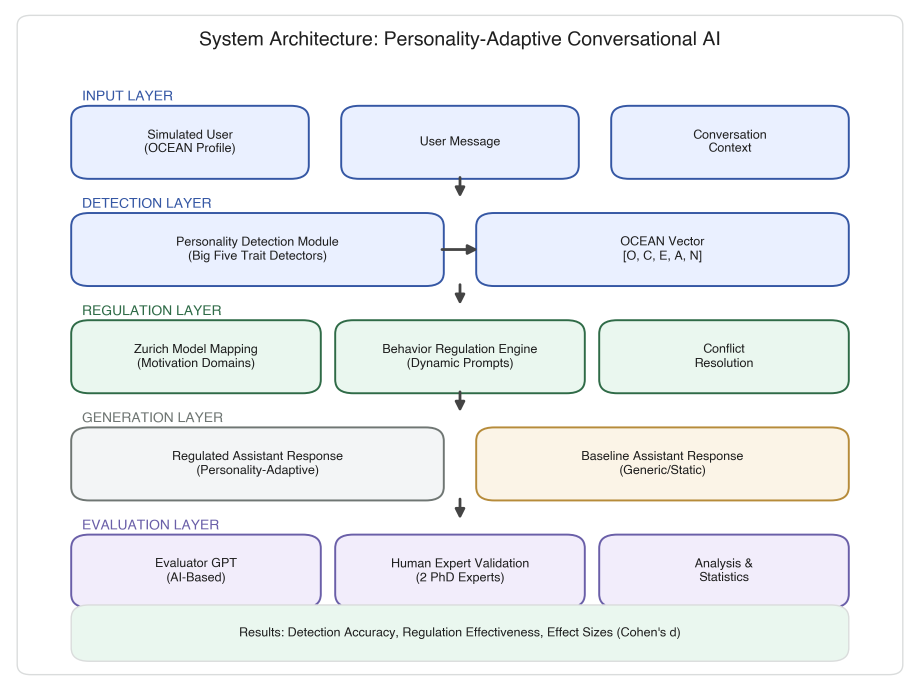
#> input picture paper2026/paper-summay/paper_submission/V8.3/figures/10_system_architecture.png, 2760 x 2070 px (shown at 1/3 size)
$ python -i renumber_and_style_figures.py   (imports and definitions only)
#> lines starting #> are read from the running program, lines starting #| are printed output that depends on the picture
#!/usr/bin/env python3
"""
Figure Renumbering and Styling Unification
Renumbers all figures sequentially and applies uniform publication style

Author: Unified Pipeline
Date: 2026
Version: 1.0
"""

import os
import shutil
from pathlib import Path
from PIL import Image, ImageDraw, ImageFont
import sys

# Figure Renumbering Scheme - Proper Sequential Order
FIGURE_RENUMBERING = {
    # System Architecture & Study Design (Figures 1-2)
    '10_system_architecture.png': ('Figure_01_System_Architecture.png', 'System Architecture Overview'),
    '11_study_design_flowchart.png': ('Figure_02_Study_Design.png', 'Study Design and Methodology'),

    # Theoretical Framework & Pipelines (Figures 3-7)
    '16_trait_to_zurich_mapping.png': ('Figure_03_Theoretical_Framework.png', 'Big Five to Zurich Model Mapping'),
    '13_data_flow_pipeline.png': ('Figure_04_Data_Flow.png', 'Data Processing Pipeline'),
    '14_detection_pipeline.png': ('Figure_05_Detection_Process.png', 'Personality Detection Process'),
    '15_regulation_prompt_assembly.png': ('Figure_06_Regulation_System.png', 'Regulation and Prompt Assembly'),
    '12_evaluation_framework.png': ('Figure_07_Evaluation_Framework.png', 'Evaluation Methodology'),

    # Statistical Results (Figures 8-13)
    '01_sample_distribution.png': ('Figure_08_Sample_Distribution.png', 'Sample Characteristics'),
    '03_performance_comparison.png': ('Figure_09_Performance_Comparison.png', 'Regulated vs Baseline Performance'),
    '04_effect_sizes.png': ('Figure_10_Effect_Sizes.png', 'Effect Sizes (Cohen\'s d)'),
    '06_personality_dimensions.png': ('Figure_11_Personality_Dimensions.png', 'OCEAN Personality Dimensions'),
    '07_personality_heatmap.png': ('Figure_12_Personality_Heatmap.png', 'Personality Vector Heatmap'),
    '08_weighted_scores.png': ('Figure_13_Weighted_Scores.png', 'Weighted Scoring Analysis'),

    # Remove these duplicates/redundant figures
    '10_system_overview.png': None,  # Use detailed version instead
    '11_study_workflow.png': None,   # Use detailed version instead
    '02_missing_data_heatmap.png': None,  # Redundant
    '05_percentage_improvement.png': None,  # Redundant with effect sizes
    '09_total_score_boxplot.png': None,  # Redundant
}

# Publication Style Configuration
STYLE_CONFIG = {
    'dpi': 300,
    'max_width': 2400,  # 8 inches at 300 DPI
    'max_height': 1800,  # 6 inches at 300 DPI
    'border_width': 3,
    'border_color': (220, 220, 220),  # Light gray
    'background': (255, 255, 255),  # White
    'quality': 95
}


def apply_uniform_style(input_path, output_path, config=STYLE_CONFIG):
    """
    Apply uniform publication-quality styling to figure.

    - Ensures 300 DPI
    - Resizes to fit publication standards
    - Adds subtle professional border
    - Optimizes for print quality
    - Ensures white background
    """
#> called with input_path = 'figures/10_system_architecture.png', output_path = 'out.png'
    try:
        img = Image.open(input_path)
#> img is the input picture: PIL image 2760x2070 RGBA; mean R, G, B, A 237.9, 240.8, 243.4, 255

        # Convert to RGB with white background
        if img.mode == 'RGBA':
            background = Image.new('RGB', img.size, config['background'])
#> background: PIL image 2760x2070 RGB; every value is 255
            background.paste(img, mask=img.split()[3])
            img = background
        elif img.mode != 'RGB':
            img = img.convert('RGB')

        # Resize if exceeds maximum dimensions (maintain aspect ratio)
        width, height = img.size
#> width = 2760; height = 2070
        if width > config['max_width'] or height > config['max_height']:
            ratio = min(config['max_width'] / width, config['max_height'] / height)
#> ratio = 0.87
            new_width = int(width * ratio)
#> new_width = 2400
            new_height = int(height * ratio)
#> new_height = 1800
            img = img.resize((new_width, new_height), Image.Resampling.LANCZOS)
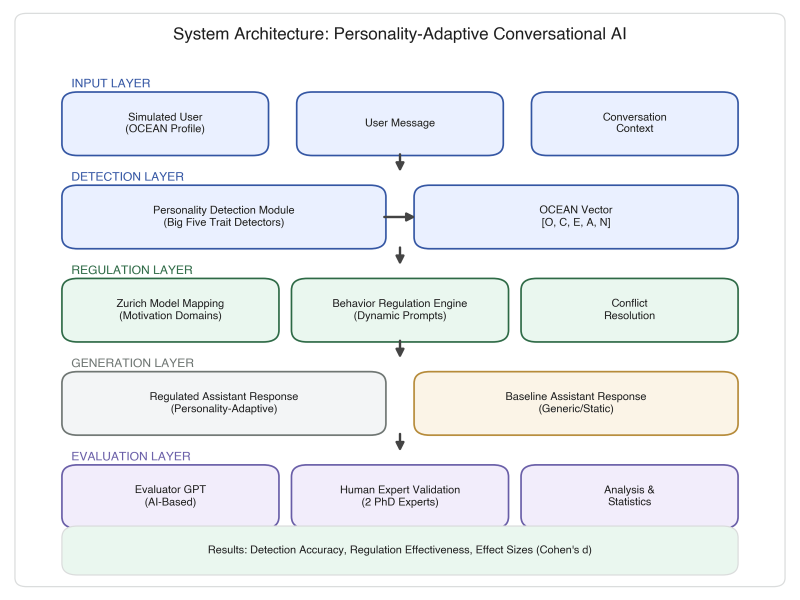
#> img: PIL image 2400x1800 RGB (shown at 1/3 size); mean R, G, B 237.8, 240.7, 243.3
            print(f"      Resized: {width}x{height} -> {new_width}x{new_height}")
#|       Resized: 2760x2070 -> 2400x1800

        # Add professional border
        draw = ImageDraw.Draw(img)
        w, h = img.size
#> w = 2400; h = 1800

        # Draw border
        for i in range(config['border_width']):
            draw.rectangle(
                [i, i, w-1-i, h-1-i],
                outline=config['border_color'],
                width=1
            )

        # Save with publication quality
        img.save(
            output_path,
            'PNG',
            dpi=(config['dpi'], config['dpi']),
            optimize=True,
            quality=config['quality']
        )

        size_kb = output_path.stat().st_size / 1024
        return True, size_kb

    except Exception as e:
        print(f"      Error: {e}")
        return False, 0


# [108 lines left out: function renumber_and_style_figures, not called in this run]


# [3 lines not run here, left out]

>>> result = apply_uniform_style('figures/10_system_architecture.png', 'out.png')

$ run again, on evaluation_data/personage/offline_investigation/analysis/slide_E_bias_bins.png
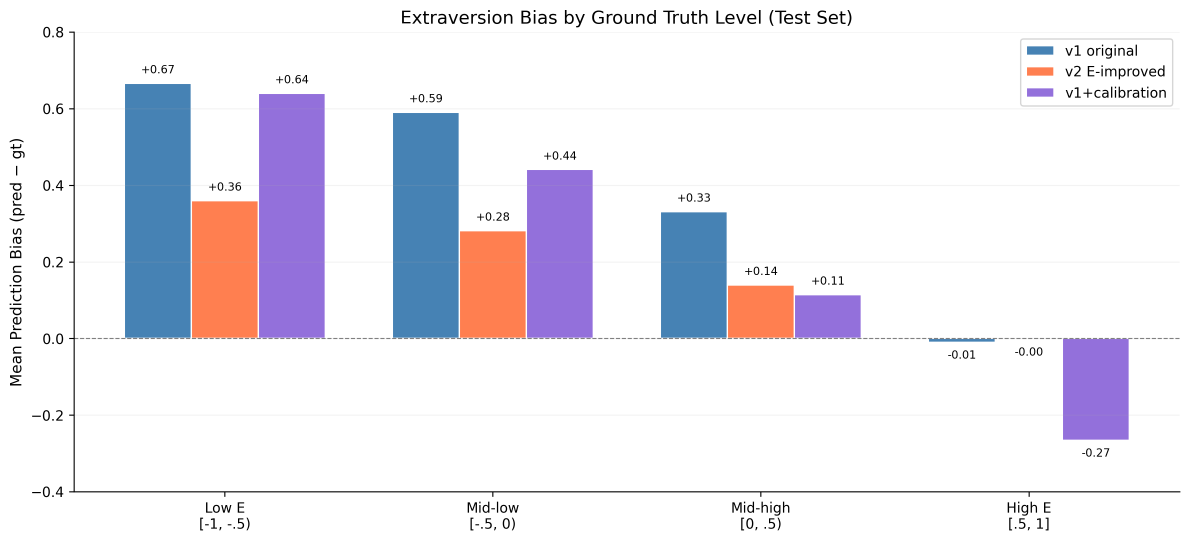
#> input picture evaluation_data/personage/offline_investigation/analysis/slide_E_bias_bins.png, 3568 x 1625 px (shown at 1/3 size)
#> in apply_uniform_style, img is the input picture: PIL image 3568x1625 RGBA; mean R, G, B, A 234.3, 232.1, 239.9, 255
#> img: PIL image 2400x1093 RGB
#|       Resized: 3568x1625 -> 2400x1093
#> in apply_uniform_style, `img.save( output_path, 'PNG', dpi=(config['dpi'], config['dpi']), opti..`:
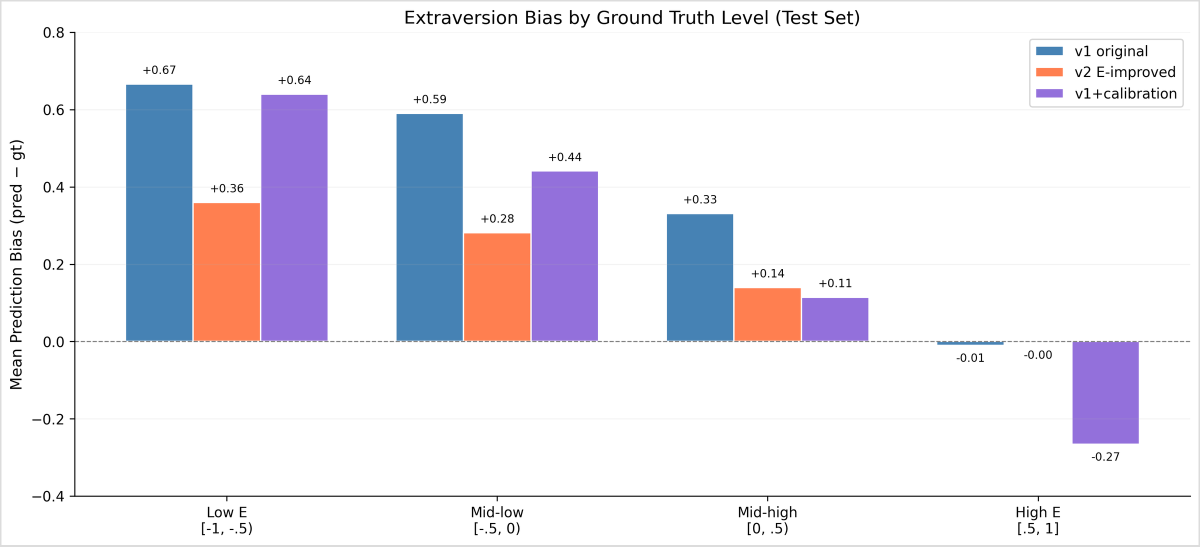
#> saved as out.png: PIL image 2400x1093 RGB (shown at 1/2 size); mean R, G, B 234, 231.8, 239.6
